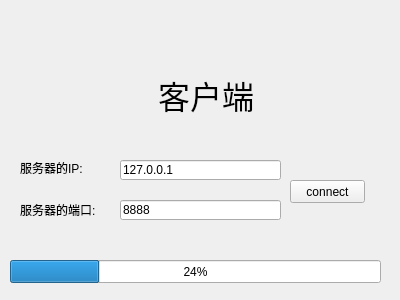
<?xml version="1.0" encoding="UTF-8"?>
<ui version="4.0">
 <class>ClientWidget</class>
 <widget class="QWidget" name="ClientWidget">
  <property name="geometry">
   <rect>
    <x>0</x>
    <y>0</y>
    <width>400</width>
    <height>300</height>
   </rect>
  </property>
  <property name="windowTitle">
   <string>Form</string>
  </property>
  <widget class="QWidget" name="widget" native="true">
   <property name="geometry">
    <rect>
     <x>30</x>
     <y>19</y>
     <width>351</width>
     <height>100</height>
    </rect>
   </property>
   <layout class="QGridLayout" name="gridLayout">
    <item row="0" column="1">
     <spacer name="verticalSpacer">
      <property name="orientation">
       <enum>Qt::Vertical</enum>
      </property>
      <property name="sizeHint" stdset="0">
       <size>
        <width>20</width>
        <height>40</height>
       </size>
      </property>
     </spacer>
    </item>
    <item row="1" column="0">
     <spacer name="horizontalSpacer">
      <property name="orientation">
       <enum>Qt::Horizontal</enum>
      </property>
      <property name="sizeHint" stdset="0">
       <size>
        <width>115</width>
        <height>20</height>
       </size>
      </property>
     </spacer>
    </item>
    <item row="1" column="1">
     <widget class="QLabel" name="label_3">
      <property name="font">
       <font>
        <family>楷体</family>
        <pointsize>24</pointsize>
       </font>
      </property>
      <property name="text">
       <string>客户端</string>
      </property>
     </widget>
    </item>
    <item row="1" column="2">
     <spacer name="horizontalSpacer_2">
      <property name="orientation">
       <enum>Qt::Horizontal</enum>
      </property>
      <property name="sizeHint" stdset="0">
       <size>
        <width>40</width>
        <height>20</height>
       </size>
      </property>
     </spacer>
    </item>
   </layout>
  </widget>
  <widget class="QWidget" name="widget_2" native="true">
   <property name="geometry">
    <rect>
     <x>10</x>
     <y>130</y>
     <width>371</width>
     <height>111</height>
    </rect>
   </property>
   <widget class="QLineEdit" name="lineEditIP">
    <property name="geometry">
     <rect>
      <x>110</x>
      <y>30</y>
      <width>161</width>
      <height>20</height>
     </rect>
    </property>
    <property name="text">
     <string>127.0.0.1</string>
    </property>
   </widget>
   <widget class="QLabel" name="label">
    <property name="geometry">
     <rect>
      <x>10</x>
      <y>30</y>
      <width>81</width>
      <height>16</height>
     </rect>
    </property>
    <property name="text">
     <string>服务器的IP:</string>
    </property>
   </widget>
   <widget class="QPushButton" name="buttonConnect">
    <property name="geometry">
     <rect>
      <x>280</x>
      <y>50</y>
      <width>75</width>
      <height>23</height>
     </rect>
    </property>
    <property name="text">
     <string>connect</string>
    </property>
   </widget>
   <widget class="QLineEdit" name="lineEditPort">
    <property name="geometry">
     <rect>
      <x>110</x>
      <y>70</y>
      <width>161</width>
      <height>20</height>
     </rect>
    </property>
    <property name="text">
     <string>8888</string>
    </property>
   </widget>
   <widget class="QLabel" name="label_2">
    <property name="geometry">
     <rect>
      <x>10</x>
      <y>70</y>
      <width>81</width>
      <height>20</height>
     </rect>
    </property>
    <property name="text">
     <string>服务器的端口:</string>
    </property>
   </widget>
  </widget>
  <widget class="QProgressBar" name="progressBar">
   <property name="geometry">
    <rect>
     <x>10</x>
     <y>260</y>
     <width>371</width>
     <height>23</height>
    </rect>
   </property>
   <property name="value">
    <number>24</number>
   </property>
  </widget>
 </widget>
 <resources/>
 <connections/>
</ui>
